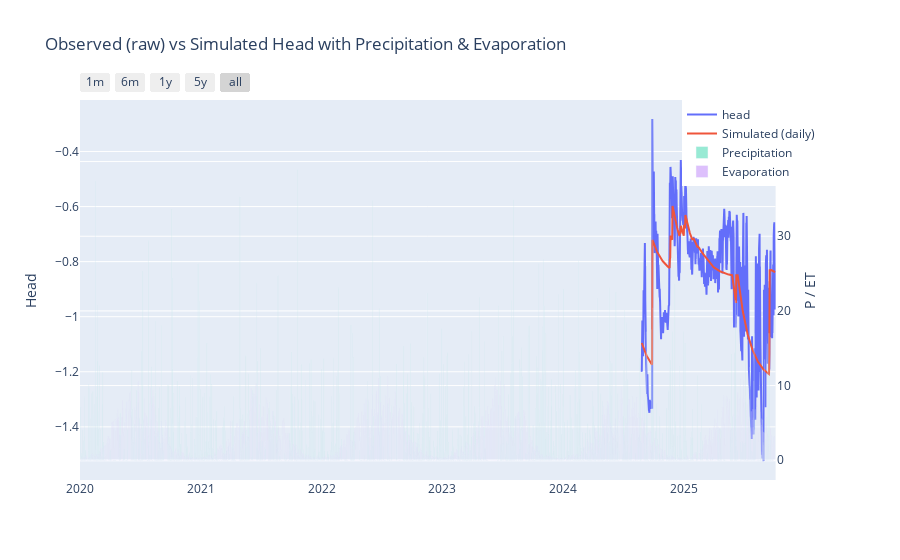

The notebook cell this image was saved under:
### Code cell
import pandas as pd
import plotly.graph_objects as go
from plotly.subplots import make_subplots
# import plotly.io as pio
# pio.renderers.default = "browser"  # optional

# --- Prepare series -----------------------------------------------------------
# Observed (hourly/irregular) and simulated (daily)
#obs_raw = (df_head.select_dtypes("number").iloc[:, 0] if hasattr(df_head, "select_dtypes") else df_head).rename("Observed (raw)")
obs_raw = df_head
sim = simulated_series.rename("Simulated (daily)")

# Meteo (usually daily)
prec = df_prec.rename("Precipitation")
evap = df_evap.rename("Evaporation")

# Optional: drop completely empty rows to avoid warnings when plotting
# prec, evap = prec.dropna(), evap.dropna()
# obs_raw, sim = obs_raw.dropna(), sim.dropna()

# --- Build figure with secondary y-axis --------------------------------------
fig = make_subplots(specs=[[{"secondary_y": True}]])

# Heads (left y-axis)
fig.add_trace(go.Scatter(x=obs_raw.index, y=obs_raw.values, mode="lines", name=obs_raw.name), secondary_y=False)
fig.add_trace(go.Scatter(x=sim.index,     y=sim.values,     mode="lines", name=sim.name),     secondary_y=False)

# Meteo on secondary axis (right y-axis)
fig.add_trace(
    go.Bar(x=prec.index, y=prec.values, name=prec.name, opacity=0.4),
    secondary_y=True
)
fig.add_trace(
    go.Bar(x=evap.index, y=evap.values, name=evap.name, opacity=0.4),
    secondary_y=True
)

# --- Layout -------------------------------------------------------------------
fig.update_layout(
    title="Observed (raw) vs Simulated Head with Precipitation & Evaporation",
    hovermode="x unified",
    bargap=0.0,  # bars touch day-to-day
    xaxis=dict(
        type="date",
        rangeslider=dict(visible=False),
        rangeselector=dict(buttons=[
            dict(count=1,  label="1m", step="month", stepmode="backward"),
            dict(count=6,  label="6m", step="month", stepmode="backward"),
            dict(count=1,  label="1y", step="year",  stepmode="backward"),
            dict(count=5,  label="5y", step="year",  stepmode="backward"),
            dict(step="all"),
        ])
    ),
    legend=dict(x=1, y=1, xanchor="right", yanchor="top"),  # top-right
)

fig.update_yaxes(title_text="Head", secondary_y=False)
fig.update_yaxes(title_text="P / ET", secondary_y=True)

fig.show()

### Figure 1 — Plotly figure (JSON) as saved in the notebook; plotly's stock layout.template omitted (floating-point values rounded to 4 significant figures; data arrays with more than 128 entries replaced by an {"elided": "..."} marker saying what was removed)
{"data": [{"mode": "lines", "name": "head", "type": "scatter", "x": {"elided": "9691 str values"}, "xaxis": "x", "y": {"elided": "9691 float values"}, "yaxis": "y"}, {"mode": "lines", "name": "Simulated (daily)", "type": "scatter", "x": {"elided": "405 str values"}, "xaxis": "x", "y": {"elided": "405 float values"}, "yaxis": "y"}, {"name": "Precipitation", "opacity": 0.4, "type": "bar", "x": {"elided": "2101 str values"}, "xaxis": "x", "y": {"elided": "2101 float values"}, "yaxis": "y2"}, {"name": "Evaporation", "opacity": 0.4, "type": "bar", "x": {"elided": "2101 str values"}, "xaxis": "x", "y": {"elided": "2101 float values"}, "yaxis": "y2"}], "layout": {"bargap": 0, "hovermode": "x unified", "legend": {"x": 1, "xanchor": "right", "y": 1, "yanchor": "top"}, "title": {"text": "Observed (raw) vs Simulated Head with Precipitation & Evaporation"}, "xaxis": {"anchor": "y", "domain": [0, 0.94], "rangeselector": {"buttons": [{"count": 1, "label": "1m", "step": "month", "stepmode": "backward"}, {"count": 6, "label": "6m", "step": "month", "stepmode": "backward"}, {"count": 1, "label": "1y", "step": "year", "stepmode": "backward"}, {"count": 5, "label": "5y", "step": "year", "stepmode": "backward"}, {"step": "all"}]}, "rangeslider": {"visible": false}, "type": "date"}, "yaxis": {"anchor": "x", "domain": [0, 1], "title": {"text": "Head"}}, "yaxis2": {"anchor": "x", "overlaying": "y", "side": "right", "title": {"text": "P / ET"}}}}
